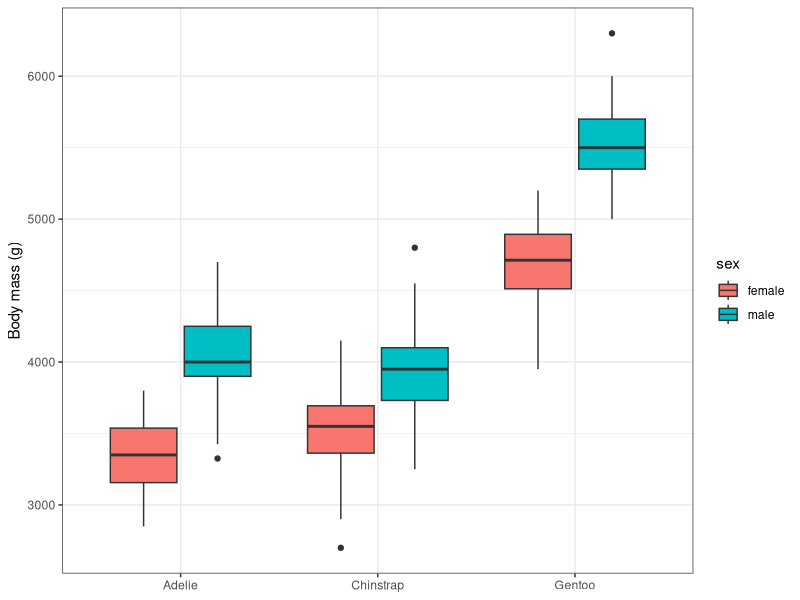
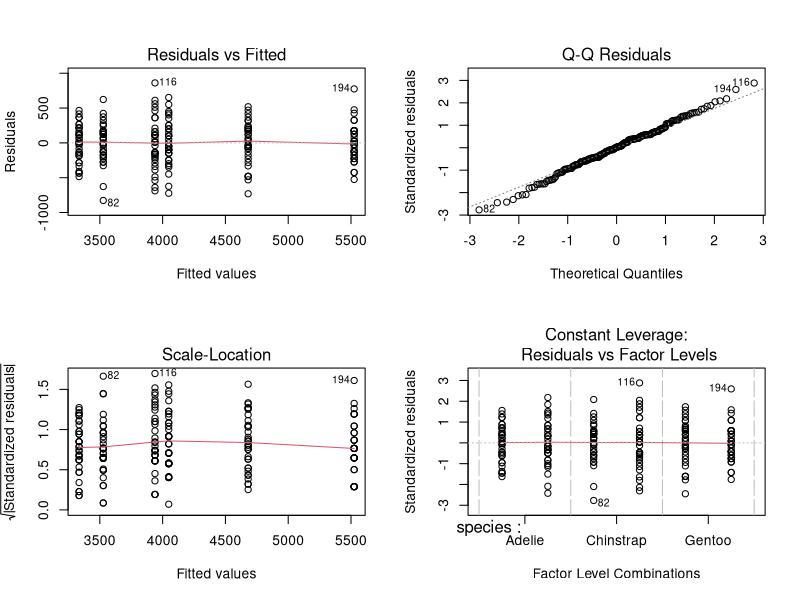
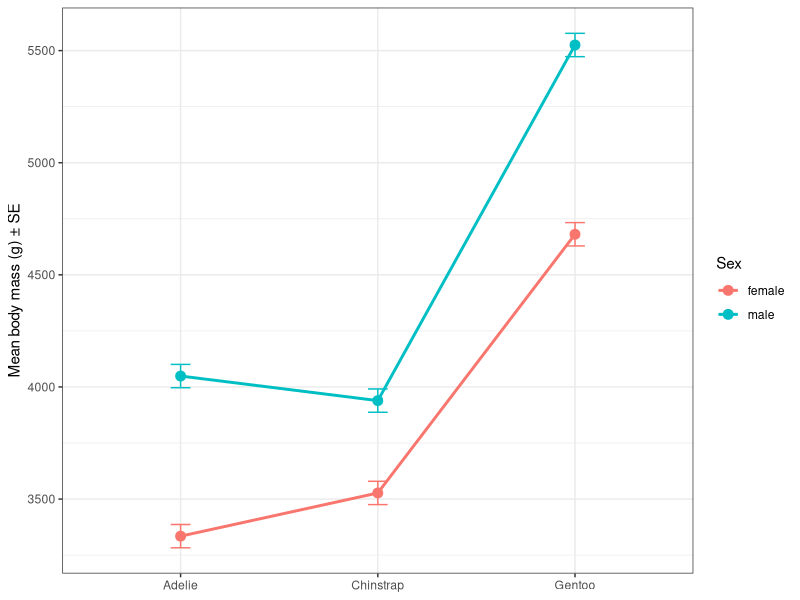

Generate these figures, in order, with R:
# =====================================================================
# Two-Way (Factorial) ANOVA
# Ecological Statistics — vignette script
#
# Open your .Rproj first. This script expects the data file(s) in a
# data/ folder inside your project. Run it top to bottom; each
# '# ---- step-...' line matches a step on the vignette web page.
# =====================================================================


# ---- step-1-load ----
library(tidyverse)
library(car)              # Anova(), leveneTest()
library(emmeans)          # marginal means and post-hoc tests
library(palmerpenguins)   # the data

p_df <- penguins %>%
  filter(!is.na(body_mass_g), !is.na(sex), !is.na(species)) %>%
  select(species, sex, body_mass_g)

count(p_df, species, sex)



# ---- step-2-balance ----
min_n <- min(count(p_df, species, sex)$n)

set.seed(123)
balanced_df <- p_df %>%
  group_by(species, sex) %>%
  slice_sample(n = min_n) %>%
  ungroup()

count(balanced_df, species, sex)



# ---- step-3-summary ----
balanced_df %>%
  group_by(species, sex) %>%
  summarize(n = n(),
            mean = mean(body_mass_g),
            se = sd(body_mass_g) / sqrt(n),
            .groups = "drop")

balanced_df %>%
  ggplot(aes(species, body_mass_g, fill = sex)) +
  geom_boxplot() +
  labs(x = NULL, y = "Body mass (g)") +
  theme_bw()



# ---- step-4-fit ----
options(contrasts = c("contr.sum", "contr.poly"))

anova_model <- lm(body_mass_g ~ species * sex, data = balanced_df)



# ---- step-5-assumptions ----
par(mfrow = c(2, 2))
plot(anova_model)
par(mfrow = c(1, 1))

shapiro.test(residuals(anova_model))
leveneTest(body_mass_g ~ species * sex, data = balanced_df)



# ---- step-6-anova ----
anova_type3 <- Anova(anova_model, type = "III")
anova_type3



# ---- step-7-emmeans ----
interaction_emm <- emmeans(anova_model, ~ species * sex)
interaction_emm

# F-test for species within each sex
joint_tests(anova_model, by = "sex")

# Tukey pairwise comparisons of species within each sex
pairs(interaction_emm, by = "sex", adjust = "tukey")



# ---- step-7b-cld ----
multcomp::cld(interaction_emm, Letters = letters, adjust = "sidak")



# ---- step-8-plot ----
emm_df <- as.data.frame(interaction_emm)

emm_df %>%
  ggplot(aes(species, emmean, color = sex, group = sex)) +
  geom_point(size = 3) +
  geom_line(linewidth = 1) +
  geom_errorbar(aes(ymin = emmean - SE, ymax = emmean + SE), width = 0.1) +
  labs(x = NULL, y = "Mean body mass (g) ± SE", color = "Sex") +
  theme_bw()



# ---- step-9-unbalanced ----
unbal_model <- lm(body_mass_g ~ species * sex, data = p_df)

anova(unbal_model)                 # Type I: order matters
Anova(unbal_model, type = "III")   # Type III: use this with an interaction

# put R's default contrasts back when you are done
options(contrasts = c("contr.treatment", "contr.poly"))
